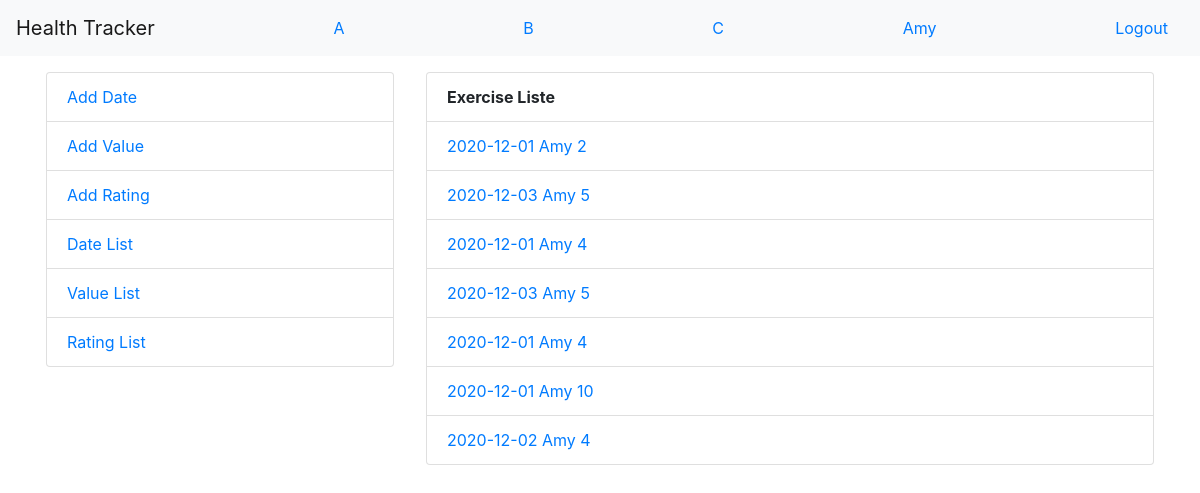
Screenshot of /health_tracker/rating/list/ (signed in) with the database file from the repository.
### health_tracker/models.py (models this page shows, shortened)
class Rating(models.Model):
    user = models.ForeignKey(settings.AUTH_USER_MODEL,on_delete=models.CASCADE)
    date = models.ForeignKey(Date,on_delete=models.CASCADE)
    rating = models.IntegerField()
    def get_absolute_url(self):
        return reverse('health_tracker:rating_detail', args=[self.pk])

class Date(models.Model):
    DAY = "DAY"
    WEEK = "WEEK"
    OPTION = [(DAY, 'Day'), (WEEK, 'Week')]
    date=models.DateField(default=datetime.date.today)
    option=models.TextField(choices=OPTION)
    def __str__(self):
        return self.date.__str__()

### health_tracker/views.py (the view)
class ListViewWithUser(LoginRequiredMixin,generic.ListView):
    def get_queryset(self):
        return super().get_queryset().filter(user__exact=self.request.user)

### health_tracker/templates/health_tracker/rating_list.html (shortened to what this page needs)
{% extends "health_tracker/base.html" %}
{% block content %}
<ul class="list-group">
    <li class="list-group-item"><b>Exercise Liste</b></li>
    {% for object in object_list %}
    <li class="list-group-item"><a href="{{object.get_absolute_url}}">{{ object.date }}      {{ object.user }}      {{ object.rating }}</a></li>
    {% endfor %}
</ul>
{% endblock %}

### health_tracker/templates/health_tracker/base.html (shortened to what this page needs)
<!DOCTYPE html>
<html lang="en">
<head>
    <link rel="stylesheet" href="https://cdn.jsdelivr.net/npm/bootstrap@4.5.3/dist/css/bootstrap.min.css"
>
</head>
<body>
<nav class="navbar navbar-light bg-light center">
    <a class="navbar-brand" href="{% url 'home'%}">Health Tracker</a>
    <a class="nav-link" href="">A</a>
    <a class="nav-link" href="">B</a>
    <a class="nav-link" href="">C</a>
    <a class="nav-link" href="#">{{user}}</a>
    <a class="nav-link" href="{% url 'logout'%}">Logout</a>
</nav>
<div class="container-md">
    <div class="row">
        <div class="col-12 col-md-4 col-xs-12 col-sm-6 p-3">
            {% block sidebar %}
            <ul class="list-group">
                {% block menuelement %}
                <li class="list-group-item"><a href="{%url 'health_tracker:date_create' %}">Add Date</a></li>
                <li class="list-group-item"><a href="{%url 'health_tracker:value_create' %}">Add Value</a></li>
                <li class="list-group-item"><a href="{%url 'health_tracker:rating_create' %}">Add Rating</a></li>
                <li class="list-group-item"><a href="{%url 'health_tracker:date_list' %}">Date List</a></li>
                <li class="list-group-item"><a href="{%url 'health_tracker:value_list' %}">Value List</a></li>
                <li class="list-group-item"><a href="{%url 'health_tracker:rating_list' %}">Rating List</a></li>
                {% endblock menuelement %}
            </ul>
            {% endblock sidebar%}
        </div>
        <div class="col-12 col-md-8 col-xs-12 col-sm-6 p-3">
            {% block content %}{% endblock content%}
        </div>
    </div>
</div>
</body>
</html>

### rows the page displays
Rating: date "2020-12-01", user "Amy", rating "2"
Rating: date "2020-12-03", user "Amy", rating "5"
Rating: date "2020-12-01", user "Amy", rating "4"
Rating: date "2020-12-03", user "Amy", rating "5"
Rating: date "2020-12-01", user "Amy", rating "4"
Rating: date "2020-12-01", user "Amy", rating "10"
Rating: date "2020-12-02", user "Amy", rating "4"

### other values shown
{{ user }} "Amy"
